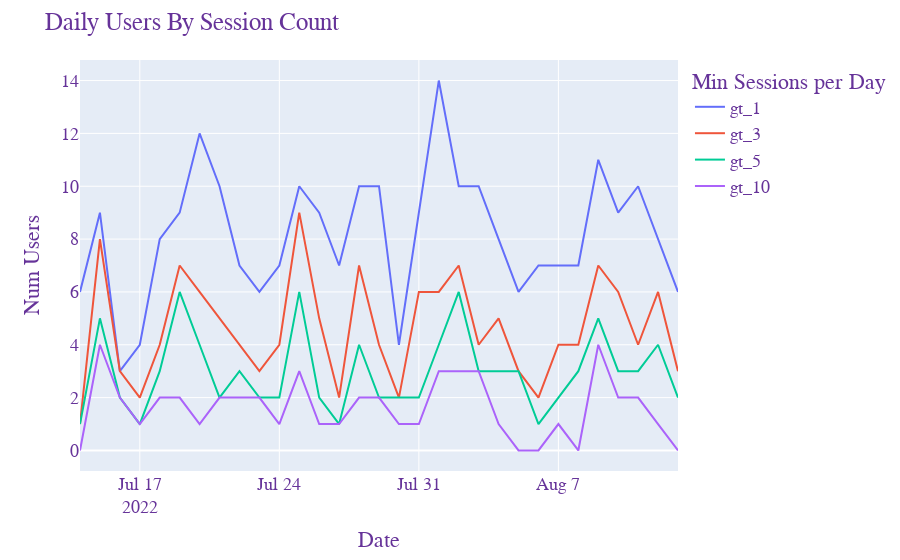

Here is the notebook cell this chart was saved with:
### Code cell
fig_timeseries

### Figure 1 — Plotly figure (JSON) as saved in the notebook; plotly's stock layout.template omitted (floating-point values rounded to 4 significant figures)
{"data": [{"hovertemplate": "threshold=gt_1<br>dt=%{x}<br>value=%{y}<extra></extra>", "legendgroup": "gt_1", "line": {"color": "#636efa", "dash": "solid"}, "marker": {"symbol": "circle"}, "mode": "lines", "name": "gt_1", "orientation": "v", "showlegend": true, "type": "scatter", "x": ["2022-07-14", "2022-07-15", "2022-07-16", "2022-07-17", "2022-07-18", "2022-07-19", "2022-07-20", "2022-07-21", "2022-07-22", "2022-07-23", "2022-07-24", "2022-07-25", "2022-07-26", "2022-07-27", "2022-07-28", "2022-07-29", "2022-07-30", "2022-07-31", "2022-08-01", "2022-08-02", "2022-08-03", "2022-08-04", "2022-08-05", "2022-08-06", "2022-08-07", "2022-08-08", "2022-08-09", "2022-08-10", "2022-08-11", "2022-08-12", "2022-08-13"], "xaxis": "x", "y": [6, 9, 3, 4, 8, 9, 12, 10, 7, 6, 7, 10, 9, 7, 10, 10, 4, 9, 14, 10, 10, 8, 6, 7, 7, 7, 11, 9, 10, 8, 6], "yaxis": "y"}, {"hovertemplate": "threshold=gt_3<br>dt=%{x}<br>value=%{y}<extra></extra>", "legendgroup": "gt_3", "line": {"color": "#EF553B", "dash": "solid"}, "marker": {"symbol": "circle"}, "mode": "lines", "name": "gt_3", "orientation": "v", "showlegend": true, "type": "scatter", "x": ["2022-07-14", "2022-07-15", "2022-07-16", "2022-07-17", "2022-07-18", "2022-07-19", "2022-07-20", "2022-07-21", "2022-07-22", "2022-07-23", "2022-07-24", "2022-07-25", "2022-07-26", "2022-07-27", "2022-07-28", "2022-07-29", "2022-07-30", "2022-07-31", "2022-08-01", "2022-08-02", "2022-08-03", "2022-08-04", "2022-08-05", "2022-08-06", "2022-08-07", "2022-08-08", "2022-08-09", "2022-08-10", "2022-08-11", "2022-08-12", "2022-08-13"], "xaxis": "x", "y": [1, 8, 3, 2, 4, 7, 6, 5, 4, 3, 4, 9, 5, 2, 7, 4, 2, 6, 6, 7, 4, 5, 3, 2, 4, 4, 7, 6, 4, 6, 3], "yaxis": "y"}, {"hovertemplate": "threshold=gt_5<br>dt=%{x}<br>value=%{y}<extra></extra>", "legendgroup": "gt_5", "line": {"color": "#00cc96", "dash": "solid"}, "marker": {"symbol": "circle"}, "mode": "lines", "name": "gt_5", "orientation": "v", "showlegend": true, "type": "scatter", "x": ["2022-07-14", "2022-07-15", "2022-07-16", "2022-07-17", "2022-07-18", "2022-07-19", "2022-07-20", "2022-07-21", "2022-07-22", "2022-07-23", "2022-07-24", "2022-07-25", "2022-07-26", "2022-07-27", "2022-07-28", "2022-07-29", "2022-07-30", "2022-07-31", "2022-08-01", "2022-08-02", "2022-08-03", "2022-08-04", "2022-08-05", "2022-08-06", "2022-08-07", "2022-08-08", "2022-08-09", "2022-08-10", "2022-08-11", "2022-08-12", "2022-08-13"], "xaxis": "x", "y": [1, 5, 2, 1, 3, 6, 4, 2, 3, 2, 2, 6, 2, 1, 4, 2, 2, 2, 4, 6, 3, 3, 3, 1, 2, 3, 5, 3, 3, 4, 2], "yaxis": "y"}, {"hovertemplate": "threshold=gt_10<br>dt=%{x}<br>value=%{y}<extra></extra>", "legendgroup": "gt_10", "line": {"color": "#ab63fa", "dash": "solid"}, "marker": {"symbol": "circle"}, "mode": "lines", "name": "gt_10", "orientation": "v", "showlegend": true, "type": "scatter", "x": ["2022-07-14", "2022-07-15", "2022-07-16", "2022-07-17", "2022-07-18", "2022-07-19", "2022-07-20", "2022-07-21", "2022-07-22", "2022-07-23", "2022-07-24", "2022-07-25", "2022-07-26", "2022-07-27", "2022-07-28", "2022-07-29", "2022-07-30", "2022-07-31", "2022-08-01", "2022-08-02", "2022-08-03", "2022-08-04", "2022-08-05", "2022-08-06", "2022-08-07", "2022-08-08", "2022-08-09", "2022-08-10", "2022-08-11", "2022-08-12", "2022-08-13"], "xaxis": "x", "y": [0, 4, 2, 1, 2, 2, 1, 2, 2, 2, 1, 3, 1, 1, 2, 2, 1, 1, 3, 3, 3, 1, 0, 0, 1, 0, 4, 2, 2, 1, 0], "yaxis": "y"}], "layout": {"autosize": true, "font": {"color": "RebeccaPurple", "family": "Courier New, monospace", "size": 18}, "legend": {"title": {"text": "Min Sessions per Day"}, "tracegroupgap": 0}, "margin": {"t": 60}, "title": {"text": "Daily Users By Session Count"}, "xaxis": {"anchor": "y", "autorange": true, "domain": [0, 1], "range": ["2022-07-14", "2022-08-13"], "title": {"text": "Date"}, "type": "date"}, "yaxis": {"anchor": "x", "autorange": true, "domain": [0, 1], "range": [-0.7778, 14.78], "title": {"text": "Num Users"}, "type": "linear"}}}
